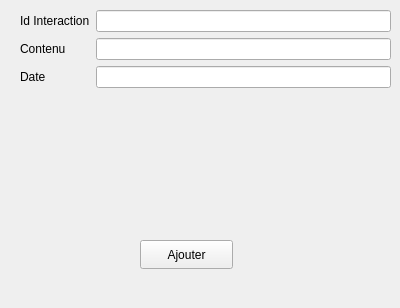
<?xml version="1.0" encoding="UTF-8"?>
<ui version="4.0">
 <class>AjoutTag</class>
 <widget class="QWidget" name="AjoutTag">
  <property name="geometry">
   <rect>
    <x>0</x>
    <y>0</y>
    <width>400</width>
    <height>308</height>
   </rect>
  </property>
  <property name="windowTitle">
   <string>Form</string>
  </property>
  <widget class="QWidget" name="formLayoutWidget">
   <property name="geometry">
    <rect>
     <x>20</x>
     <y>10</y>
     <width>371</width>
     <height>121</height>
    </rect>
   </property>
   <layout class="QFormLayout" name="formLayout">
    <item row="0" column="0">
     <widget class="QLabel" name="label">
      <property name="text">
       <string>Id Interaction</string>
      </property>
     </widget>
    </item>
    <item row="2" column="0">
     <widget class="QLabel" name="label_2">
      <property name="text">
       <string>Date</string>
      </property>
     </widget>
    </item>
    <item row="1" column="0">
     <widget class="QLabel" name="label_3">
      <property name="text">
       <string>Contenu</string>
      </property>
     </widget>
    </item>
    <item row="0" column="1">
     <widget class="QLineEdit" name="lineEditNom"/>
    </item>
    <item row="1" column="1">
     <widget class="QLineEdit" name="lineEditContenu"/>
    </item>
    <item row="2" column="1">
     <widget class="QLineEdit" name="lineEditDate"/>
    </item>
   </layout>
  </widget>
  <widget class="QPushButton" name="pushButton">
   <property name="geometry">
    <rect>
     <x>140</x>
     <y>240</y>
     <width>93</width>
     <height>29</height>
    </rect>
   </property>
   <property name="text">
    <string>Ajouter</string>
   </property>
  </widget>
 </widget>
 <resources/>
 <connections/>
</ui>
